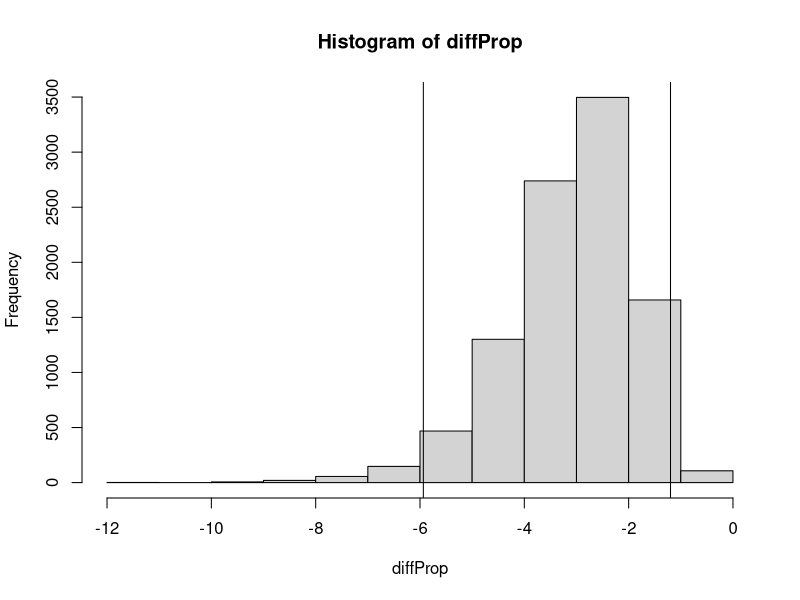

Source code (R):
## ---- chunk 1

# load packages
library(BayesFactor)

## ---- chunk 2

# create the bfCorTest function
bfCorTest <- function(x,y) {
    zx <- scale(x)                                       # standardize x
    zy <- scale(y)                                       # standardize y 
    zData <- data.frame(x = zx, rhoNot0 = zy)            # put in a data frame
    bfOut <- generalTestBF(x ~ rhoNot0, data = zData)    # linear coefficient
    mcmcOut <- posterior(bfOut, iterations = 10000)      # posterior samples
    print(summary(mcmcOut[, "rhoNot0"]))                 # show the HDI for r
    return(bfOut)                                        # return bayes factor object
}

## ---- chunk 3

# run cor.test() on the correlation between "area" and "perm" in the rock dataset
cor.test(rock[, "area"], rock[, "perm"])

# the null hypothesis is that the correlation between the area and perm is = 0.
# reject the null hypothesis because 0 is not contained within the 95%
# confidence interval and the results are statistically significant according
# to the p value.

## ---- chunk 4

# created the bfCorTest function in earlier code
# bfCorTest(rock[, "area"], rock[, "perm"])

# cant run the code on my computer. Whenever I try to do so it crashes.

## ---- chunk 5

# run chisq.test() on the subset of UCBAdmissions data
chisq.test(UCBAdmissions[,,1])

# The chi squared value of 16.372 on one degree of freedom has a corresponding
# p value of .00005205 which is much less than the standard alpha of 0.05 and
# thus the null hypothesis that the variables are independent is rejected.

## ---- chunk 6

# conduct a contingencyTableBF() on UCB admissions data without posterior sampling
out <- contingencyTableBF(x = ftable(UCBAdmissions[,,1]),
                          sampleType = "poisson",
                          posterior = FALSE,
                          iterations = 10000)

# summarize
summary(out)

# the bayes factor shows the ratio of odds of the alternative hypothesis
# to the null hypothesis. By rule of thumb if it has at least an odds
# ratio of 3:1 then there is considered to be evidence in favor of the
# alternative hypothesis. The odds ratio is 1111:1 so there is very
# strong evidence in favor of the alternative hypothesis.

## ---- chunk 7

# conduct a contingencyTableBF() on UCB admissions data with posterior sampling
out <- contingencyTableBF(x = ftable(UCBAdmissions[,,1]),
                          sampleType = "poisson",
                          posterior = TRUE,
                          iterations = 10000)

# summarize
summary(out)

# get the proportion of males admitted over rejected
maleProp <- as.data.frame(out)$`lambda[1,1]` / as.data.frame(out)$`lambda[2,1]`

# get the proportion of females admitted over rejected
femaleProp <- as.data.frame(out)$`lambda[1,2]` / as.data.frame(out)$`lambda[2,2]`

# calculate the differences in proportions
diffProp <- maleProp - femaleProp

# plot the histogram of the differences in proportions
hist(diffProp)

# add the lower bound of the 95% HDI and print it
abline(v = quantile(diffProp, c(0.025)), col = "black")
print(paste("Lower bound of 95% confidence interval =", quantile(diffProp, c(0.025))))

# add the upper bound of the 95% HDI and print it
abline(v = quantile(diffProp, c(0.975)), col = "black")
print(paste("Upper bound of 95% confidence interval =", quantile(diffProp, c(0.975))))
